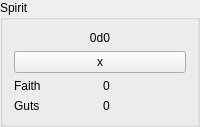
                   <widget class="QGroupBox" name="SpiritBox">
                    <property name="title">
                     <string>Spirit</string>
                    </property>
                    <layout class="QVBoxLayout" name="verticalLayout_6">
                     <item>
                      <widget class="QLabel" name="label_63">
                       <property name="text">
                        <string>0d0</string>
                       </property>
                       <property name="alignment">
                        <set>Qt::AlignCenter</set>
                       </property>
                      </widget>
                     </item>
                     <item>
                      <widget class="QPushButton" name="pushButton_3">
                       <property name="text">
                        <string>x</string>
                       </property>
                      </widget>
                     </item>
                     <item>
                      <layout class="QHBoxLayout" name="horizontalLayout_12">
                       <item>
                        <layout class="QVBoxLayout" name="spiritNames">
                         <item>
                          <widget class="QLabel" name="label_65">
                           <property name="text">
                            <string>Faith</string>
                           </property>
                          </widget>
                         </item>
                         <item>
                          <widget class="QLabel" name="label_66">
                           <property name="text">
                            <string>Guts</string>
                           </property>
                          </widget>
                         </item>
                        </layout>
                       </item>
                       <item>
                        <layout class="QVBoxLayout" name="spiritLVL">
                         <item>
                          <widget class="QLabel" name="label_69">
                           <property name="text">
                            <string>0</string>
                           </property>
                          </widget>
                         </item>
                         <item>
                          <widget class="QLabel" name="label_70">
                           <property name="text">
                            <string>0</string>
                           </property>
                          </widget>
                         </item>
                        </layout>
                       </item>
                      </layout>
                     </item>
                    </layout>
                   </widget>
